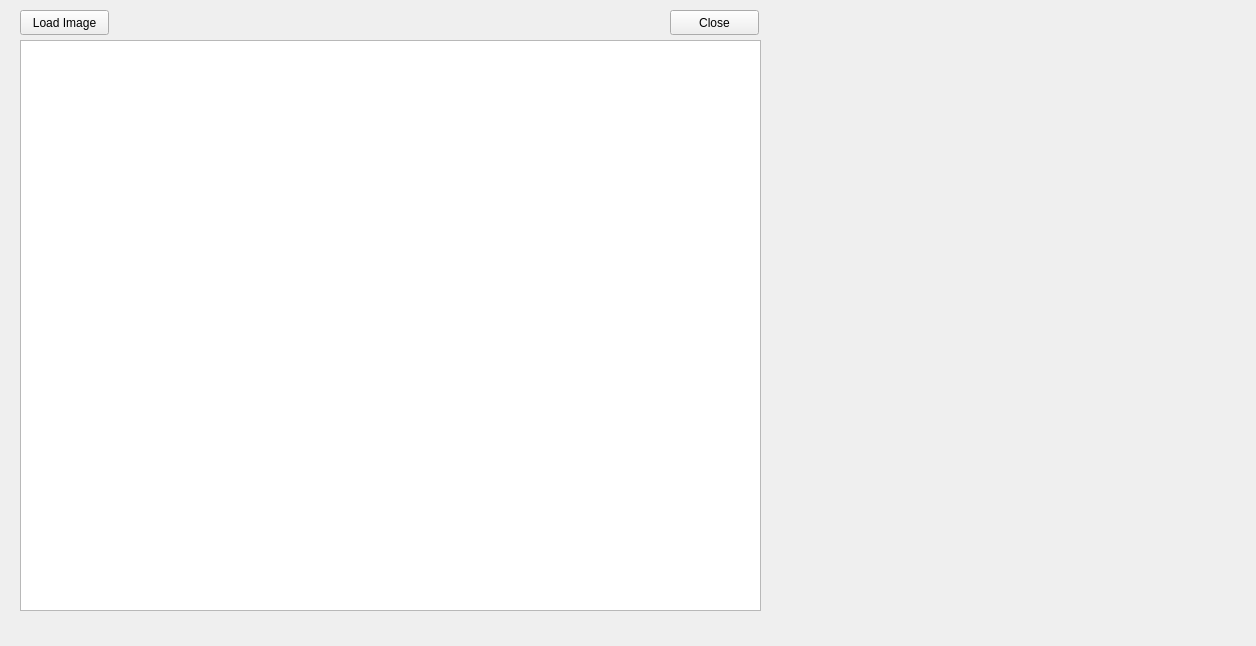
<?xml version="1.0" encoding="UTF-8"?>
<ui version="4.0">
 <class>maininterface</class>
 <widget class="QMainWindow" name="maininterface">
  <property name="geometry">
   <rect>
    <x>0</x>
    <y>0</y>
    <width>1256</width>
    <height>646</height>
   </rect>
  </property>
  <property name="windowTitle">
   <string>maininterface</string>
  </property>
  <widget class="QWidget" name="centralwidget">
   <widget class="QGraphicsView" name="gv_image">
    <property name="geometry">
     <rect>
      <x>20</x>
      <y>40</y>
      <width>741</width>
      <height>571</height>
     </rect>
    </property>
   </widget>
   <widget class="QPushButton" name="pb_loadImage">
    <property name="geometry">
     <rect>
      <x>20</x>
      <y>10</y>
      <width>89</width>
      <height>25</height>
     </rect>
    </property>
    <property name="text">
     <string>Load Image</string>
    </property>
   </widget>
   <widget class="QPushButton" name="pb_close">
    <property name="geometry">
     <rect>
      <x>670</x>
      <y>10</y>
      <width>89</width>
      <height>25</height>
     </rect>
    </property>
    <property name="text">
     <string>Close</string>
    </property>
   </widget>
  </widget>
  <widget class="QMenuBar" name="menubar">
   <property name="geometry">
    <rect>
     <x>0</x>
     <y>0</y>
     <width>1256</width>
     <height>22</height>
    </rect>
   </property>
  </widget>
 </widget>
 <resources/>
 <connections/>
</ui>
